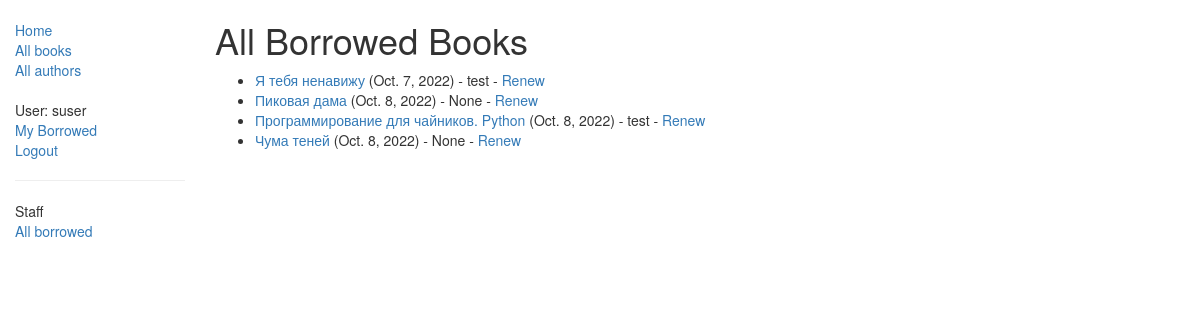
Before: /catalog/borrowed/ (signed in) with the older database file.
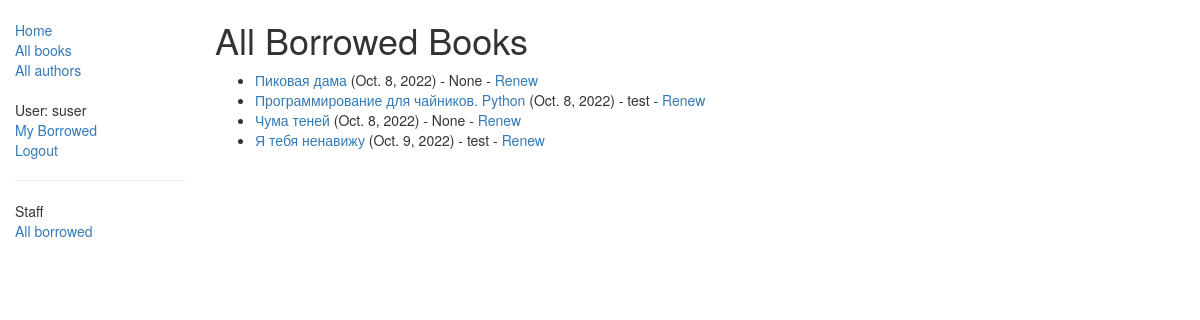
After: the same page with the newer database file.
### catalog/models.py (models this page shows, shortened)
class BookInstance(models.Model):
    id = models.UUIDField(primary_key=True, default=uuid.uuid4, help_text="Unique ID for this particular book across whole library")
    book = models.ForeignKey('Book', on_delete=models.SET_NULL, null=True)
    imprint = models.CharField(max_length=200)
    due_back = models.DateField(null=True, blank=True)
    language = models.ForeignKey('Language', on_delete=models.SET_NULL, null=True)
    borrower = models.ForeignKey(User, on_delete=models.SET_NULL, null=True, blank=True)
    LOAN_STATUS = (
        ('m', 'Maintenance'),
        ('o', 'On loan'),
        ('a', 'Available'),
        ('r', 'Reserved'),
    )
    status = models.CharField(max_length=1, choices=LOAN_STATUS, blank=True, default='m', help_text='Book availability')
    class Meta:
        ordering = ["due_back"]
    @property
    def is_overdue(self):
        if self.due_back and date.today() > self.due_back:
            return True
        return False
    class Meta:
        ordering = ['due_back']
        permissions = (("can_mark_returned", "Set book as returned"),)

class Book(models.Model):
    title = models.CharField(max_length=200)
    author = models.ForeignKey('Author', on_delete=models.SET_NULL, null=True)
    summary = models.TextField(max_length=1000, help_text="Enter a brief description of the book")
    isbn = models.CharField('ISBN', max_length=13, help_text='13 Character <a href="https://www.isbn-international.org/'
                                                             'content/what-isbn">ISBn number</a>')
    genre = models.ManyToManyField(Genre, help_text="Select a genre for this book")
    language = models.ForeignKey('Language', on_delete=models.SET_NULL, null=True)
    def display_genre(self):
        return ', '.join([genre.name for genre in self.genre.all()[:3]])
    display_genre.short_description = 'Genre'

### catalog/views.py (the view)
class LoanedBooksAllListView(PermissionRequiredMixin, generic.ListView):
    model = BookInstance
    permission_required = 'catalog.can_mark_returned'
    template_name = 'catalog/bookinstance_list_borrowed_all.html'
    paginate_by = 10
    def get_queryset(self):
        return BookInstance.objects.filter(status__exact="o").order_by('due_back')

### catalog/templates/catalog/bookinstance_list_borrowed_all.html
{% extends "base_generic.html" %}
{% block content %}
    <h1>All Borrowed Books</h1>
    {% if bookinstance_list %}
    <ul>
      {% for bookinst in bookinstance_list %}
      <li class="{% if bookinst.is_overdue %}text-danger{% endif %}">
        <a href="{% url 'book-detail' bookinst.book.pk %}">{{bookinst.book.title}}</a> ({{ bookinst.due_back }}) {% if user.is_staff %}- {{ bookinst.borrower }}{% endif %} {% if perms.catalog.can_mark_returned %}- <a href="{% url 'renew-book-librarian' bookinst.id %}">Renew</a>  {% endif %}
      </li>
      {% endfor %}
    </ul>
    {% else %}
      <p>There are no books borrowed.</p>
    {% endif %}
{% endblock %}

Changed rows visible on the page:
changed BookInstance "Я тебя ненавижу": due_back "Oct. 7, 2022" → "Oct. 9, 2022"; moves down the list
